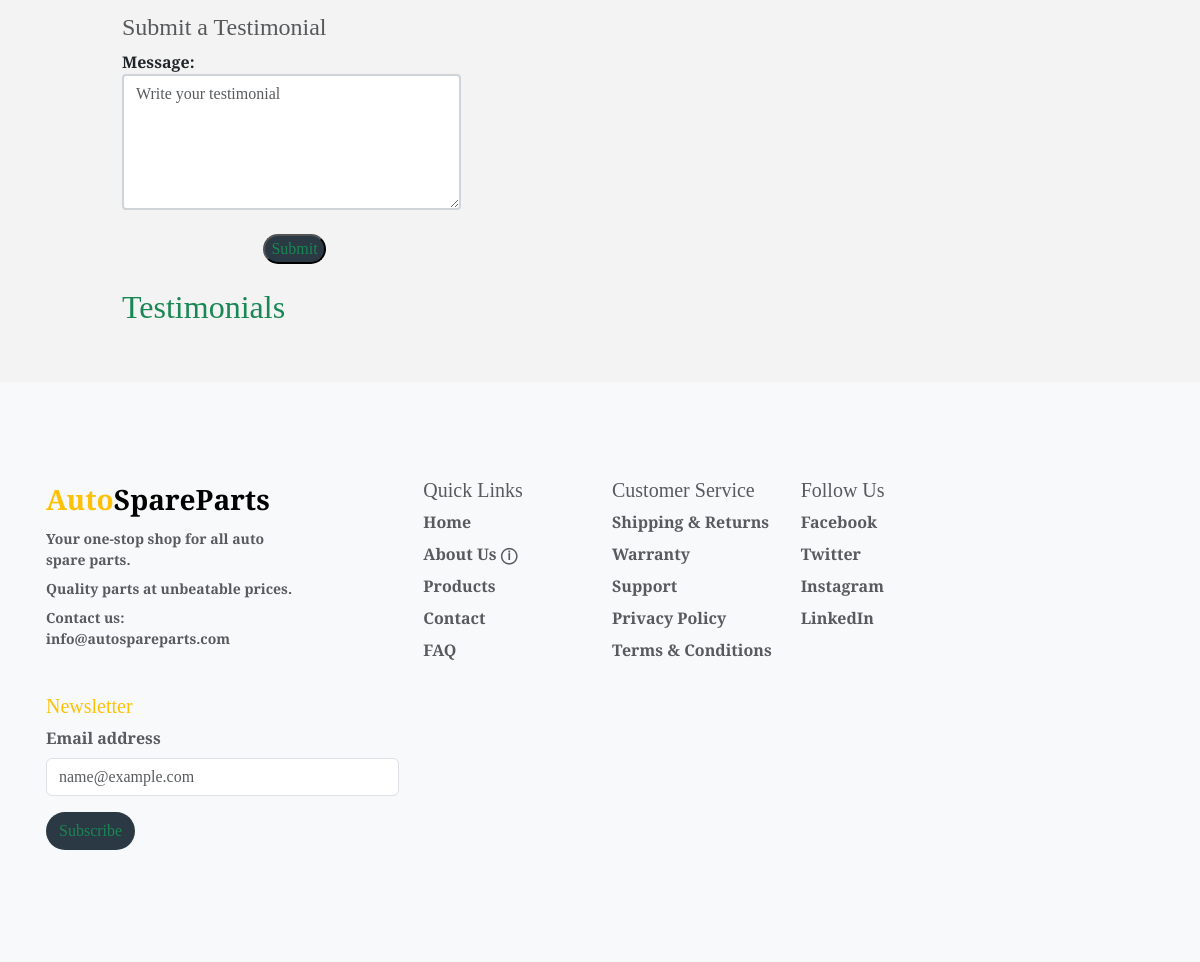
The app's page /products/5/ (lower part), older data.
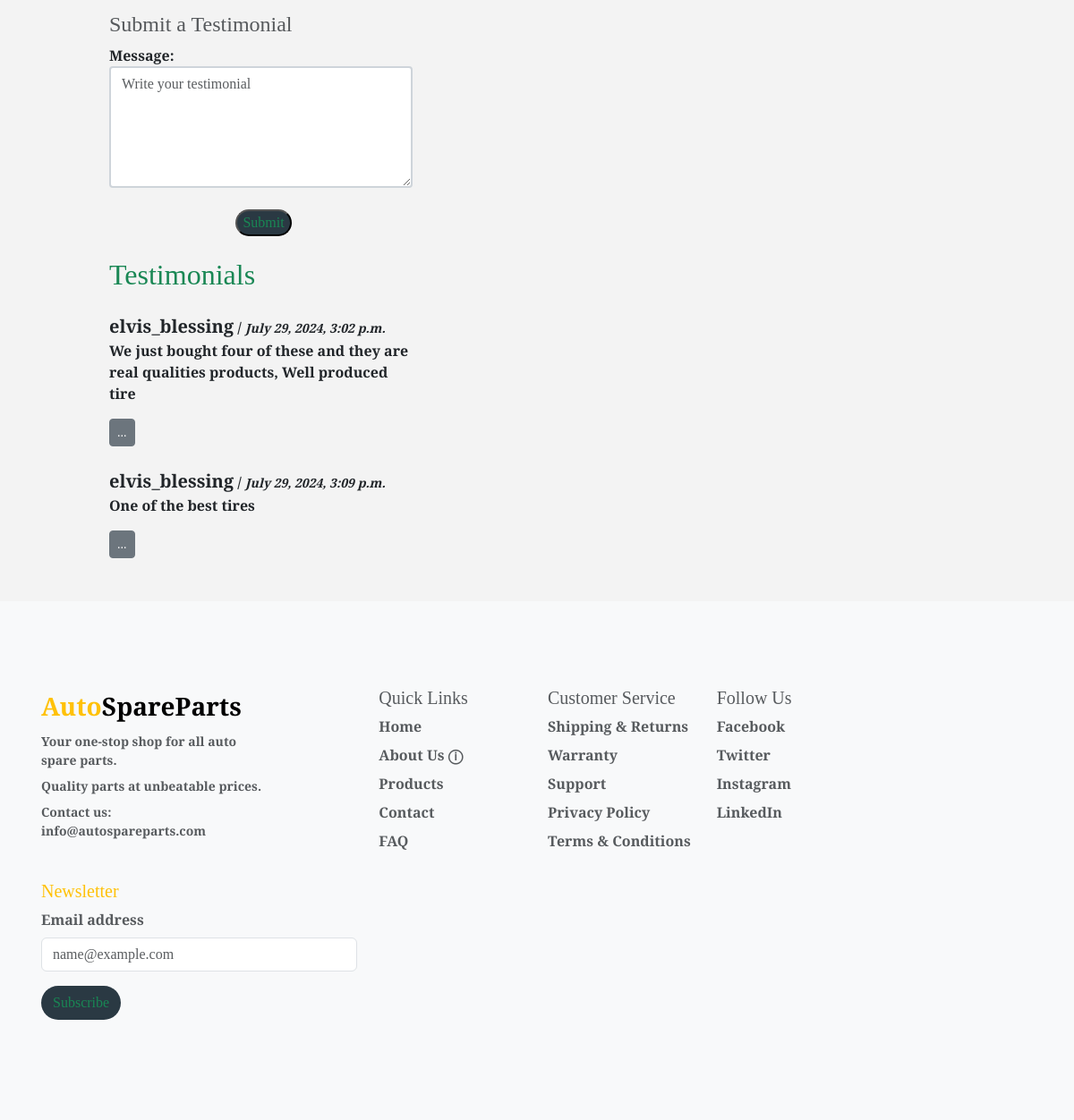
The same page, newer data.
### products/models.py (models this page shows, shortened)
class Testimonial(models.Model):
    product = models.ForeignKey(Product, on_delete=models.CASCADE,
                                related_name='testimonial')
    author = models.ForeignKey(User, on_delete=models.CASCADE,
                                related_name='testimonials')
    message = models.TextField()
    created_at = models.DateTimeField(auto_now_add=True)

### products/views.py (the view)
# urls.py: path('<int:product_id>/', views.product_detail, name='product_detail'),
def product_detail(request, product_id):
    product = get_object_or_404(Product, pk=product_id)
    form = TestimonialForm()
    testimonials = Testimonial.objects.filter(product=product)
    return render(request, 'products/product_detail.html', {
        'product': product,
        'form': form,
        'testimonials': testimonials,
    })

### products/forms.py
class TestimonialForm(forms.ModelForm):
    class Meta:
        model = Testimonial
        fields = ['message']
        widgets = {
            'name': forms.TextInput(attrs={
                'class': 'form-control',
                'placeholder': 'Enter your name',
                'style': 'border: 2px solid #ced4da; border-radius: 0.25rem;'
            }),
            'message': forms.Textarea(attrs={
                'class': 'form-control',
                'placeholder': 'Write your testimonial',
                'rows': 5,
                'style': 'border: 2px solid #ced4da; border-radius: 0.25rem;'
            }),
        }

### products/templates/products/product_detail.html (shortened to what this page needs)
{% extends "base.html" %}
{% load static %}
{% block content %}
<div class="overlay back-ground-white-colors"></div>
<main>
    <div class="container-fluid push-content-down-detail">
        <section class="row mt-4 offset-lg-1">
            <div class="col-lg-4">
                {% include "products/submit_testimonial.html" %}
            </div>
        </section>
    </div>
</main>
{% endblock %}

### products/templates/products/submit_testimonial.html (shortened to what this page needs)
{% load static %}
<main>
    <header>
        <h4 class="text-muted">Submit a Testimonial</h4>
    </header>
    <form class="answer-box" id="commentForm" method="POST" action="{% url 'submit_testimonial' product.id %}">
        {{ form.as_p }}
        <button id="submitButton" class="cart-bg text-success offset-lg-5 mt-2" type="submit">Submit</button>
    </form>
</main>
<section class="mt-4 custom-section">
    <h2 class="text-success">Testimonials</h2>
    {% for testimonial in testimonials %}
        <article class="mt-4">
            <header>
                <span class="fs-5">{{ testimonial.author }}</span> /
                <time datetime="{{ testimonial.created_at|date:'Y-m-d' }}">
                    <small><em>{{ testimonial.created_at }}</em></small>
                </time>
            </header>
            <p id="testimonial{{ testimonial.id }}">{{ testimonial.message }}</p>
            <div class="dropdown">
                <button class="btn btn-secondary dropdown-bs-toggle btn-sm" type="button" id="commentActions" data-bs-toggle="dropdown"
                  aria-haspopup="true" aria-expanded="false">
                  ...
                </button>
            </div>
        </article>
    {% endfor %}
</section>

Row changes from the older to the newer data that the page shows:
added Testimonial: author "elvis_blessing", created_at "July 29, 2024, 3:02 p.m.", message "We just bought four of these and they are real qualities products, Well produced tire"
added Testimonial: author "elvis_blessing", created_at "July 29, 2024, 3:09 p.m.", message "One of the best tires"
